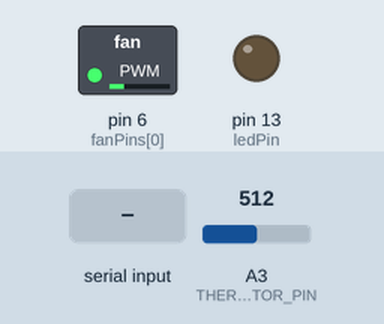
Simulated run of this sketch. Board: Arduino Uno, built with avr-gcc and run on an emulated ATmega328P. On the bench: switched loads named in the sketch (green lamp = pin HIGH), output pins drawn as LEDs (lit = HIGH). The inputs (shaded band) are chosen by the test bench; at power-on: A3 (THERMISTOR_PIN) = 512.

Above: at 1.2 s.
1.3 s: A3 (THERMISTOR_PIN) set to 390
At 2.4 s:
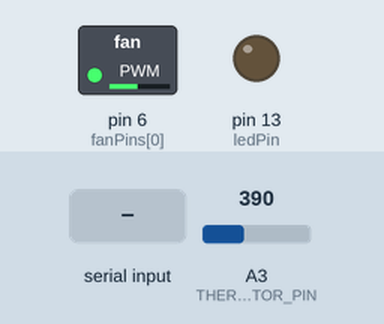
2.8 s: "SET_FAN\n" received over Serial
At 3.8 s:
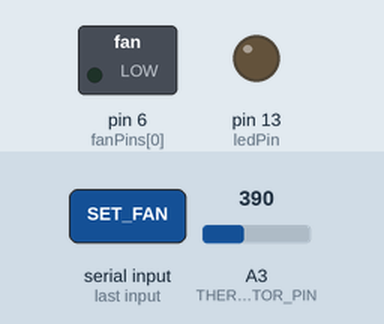
Timing chart, 0 to 5.8 s (numbered marks = the images above; inputs shaded):
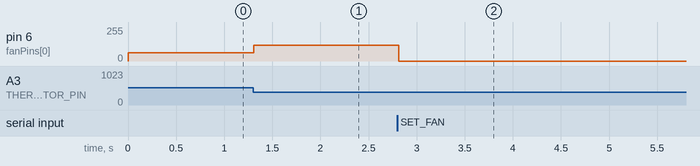

The sketch:

arduino-with-termo.ino
```cpp
// Определяем пин, к которому подключен термистор
#define THERMISTOR_PIN A3

const int fanCount = 1; // Количество вентиляторов
const int fanPins[1] = {6}; // Выводы для управления вентиляторами (PWM)
int fanSpeeds[1] = {0}; // Скорости вентиляторов (0-255)
const int ledPin = 13; // Вывод для светодиода
int baseFanSpeed = 125; // Базовая скорость вентилятора, установленная командой
int maxTermoTemp = 40;
void setup() {
  Serial.begin(9600);
  for (int i = 0; i < fanCount; i++) {
    pinMode(fanPins[i], OUTPUT);
  }
  pinMode(ledPin, OUTPUT);
}

void loop() {
  // Массив для хранения 30 значений
  int analogValues[30];
  // Переменная для хранения суммы значений
  long sum = 0;

  // Считываем 30 значений с аналогового пина с интервалом 100 мс
  for (int i = 0; i < 30; i++) {
    analogValues[i] = analogRead(THERMISTOR_PIN);
    sum += analogValues[i];
  }

  // Вычисляем среднее значение
  float averageValue = sum / 30.0;

  // Конвертируем среднее значение в температуру
  float temperature;
  if (averageValue >= 400) {
    temperature = 25 + (37.0 - 25.0) / (400.0 - 477.0) * (averageValue - 477.0);
  } else if (averageValue >= 220) {
    temperature = 37 + (55.0 - 37.0) / (220.0 - 400.0) * (averageValue - 400.0);
  } else {
    temperature = 55 + (90.0 - 55.0) / (85.0 - 220.0) * (averageValue - 220.0);
  }

  // Обновляем скорость вентилятора на основе текущей температуры
  int adjustedFanSpeed = constrain(int(baseFanSpeed * (temperature / maxTermoTemp)), 0, 255);
  for (int i = 0; i < fanCount; i++) {
    analogWrite(fanPins[i], adjustedFanSpeed);
  }

  // Обработка команд из последовательного порта
  if (Serial.available() > 0) {
    String command = Serial.readStringUntil('\n');
    if (command == "ECHO_REQUEST") {
      Serial.println("ECHO_RESPONSE");
    } else if (command.startsWith("GET_INFO")) {
      Serial.print(adjustedFanSpeed);
      Serial.print("::");
      Serial.print(temperature);
      Serial.print("::");
      Serial.println(maxTermoTemp);
    } else if (command.startsWith("SET_FAN")) {
      int fanIndex = command.charAt(8) - '0'; // Получаем индекс вентилятора
      baseFanSpeed = command.substring(10).toInt(); // Получаем базовую скорость вентилятора
      if (fanIndex >= 0 && fanIndex < fanCount && baseFanSpeed >= 0 && baseFanSpeed <= 255) {
        // Обновляем базовую скорость вентилятора
        fanSpeeds[fanIndex] = baseFanSpeed;
      }
    } else if (command == "GET_FAN_COUNT") {
      Serial.println(fanCount);
    } else if (command.startsWith("SET_MAX_TEMP")) {
        maxTermoTemp = command.substring(12).toInt() * 10;
    }
  }

}
```

Measured:
- after the input at 1.3 s, pin 6 (fanPins[0]): 61/255 → 118/255 at once
- after the input at 2.8 s, pin 6 (fanPins[0]): 118/255 → 0/255 at once
